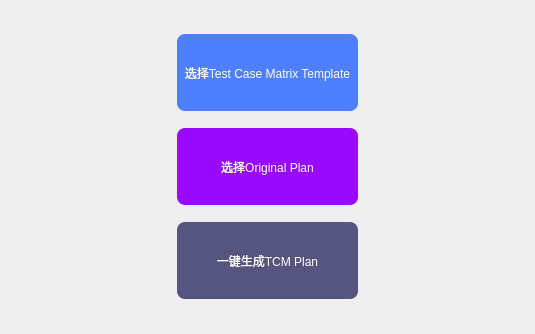
<?xml version="1.0" encoding="UTF-8"?>
<ui version="4.0">
 <class>MainWindow</class>
 <widget class="QMainWindow" name="MainWindow">
  <property name="geometry">
   <rect>
    <x>0</x>
    <y>0</y>
    <width>535</width>
    <height>334</height>
   </rect>
  </property>
  <property name="windowTitle">
   <string>Auto Plan Switch</string>
  </property>
  <property name="windowIcon">
   <iconset resource="icon.qrc">
    <normaloff>:/incon_1/dock.icon.webp</normaloff>:/incon_1/dock.icon.webp</iconset>
  </property>
  <property name="styleSheet">
   <string notr="true"/>
  </property>
  <widget class="QWidget" name="centralwidget">
   <layout class="QVBoxLayout" name="verticalLayout">
    <property name="spacing">
     <number>0</number>
    </property>
    <property name="leftMargin">
     <number>177</number>
    </property>
    <property name="topMargin">
     <number>17</number>
    </property>
    <property name="rightMargin">
     <number>177</number>
    </property>
    <property name="bottomMargin">
     <number>17</number>
    </property>
    <item>
     <widget class="QPushButton" name="pushButton">
      <property name="minimumSize">
       <size>
        <width>181</width>
        <height>77</height>
       </size>
      </property>
      <property name="maximumSize">
       <size>
        <width>16777215</width>
        <height>16777215</height>
       </size>
      </property>
      <property name="font">
       <font>
        <pointsize>9</pointsize>
       </font>
      </property>
      <property name="styleSheet">
       <string notr="true">#pushButton{

background-color: rgb(77, 127, 254);

color: rgb(255, 255, 255);
border-radius:8px;}
#pushButton:hover{
	color: rgb(213, 213, 213);
}
</string>
      </property>
      <property name="text">
       <string>选择Test Case Matrix Template</string>
      </property>
     </widget>
    </item>
    <item>
     <widget class="QPushButton" name="pushButton_4">
      <property name="minimumSize">
       <size>
        <width>181</width>
        <height>77</height>
       </size>
      </property>
      <property name="maximumSize">
       <size>
        <width>16777215</width>
        <height>16777215</height>
       </size>
      </property>
      <property name="font">
       <font>
        <pointsize>9</pointsize>
       </font>
      </property>
      <property name="styleSheet">
       <string notr="true">#pushButton_4{
background-color: rgb(153, 9, 253);

color: rgb(255, 255, 255);
border-radius:8px;}
#pushButton_4:hover{
	color: rgb(213, 213, 213);
}
</string>
      </property>
      <property name="text">
       <string>选择Original Plan</string>
      </property>
     </widget>
    </item>
    <item>
     <widget class="QPushButton" name="pushButton_5">
      <property name="minimumSize">
       <size>
        <width>181</width>
        <height>77</height>
       </size>
      </property>
      <property name="maximumSize">
       <size>
        <width>16777215</width>
        <height>16777215</height>
       </size>
      </property>
      <property name="font">
       <font>
        <pointsize>9</pointsize>
       </font>
      </property>
      <property name="styleSheet">
       <string notr="true">
#pushButton_5{
background-color: rgb(85, 85, 127);
color: rgb(255, 255, 255);
border-radius:8px;}
#pushButton_5:hover{
	color: rgb(213, 213, 213);
}
</string>
      </property>
      <property name="text">
       <string>一键生成TCM Plan</string>
      </property>
     </widget>
    </item>
   </layout>
  </widget>
 </widget>
 <resources>
  <include location="icon.qrc"/>
 </resources>
 <connections/>
</ui>
